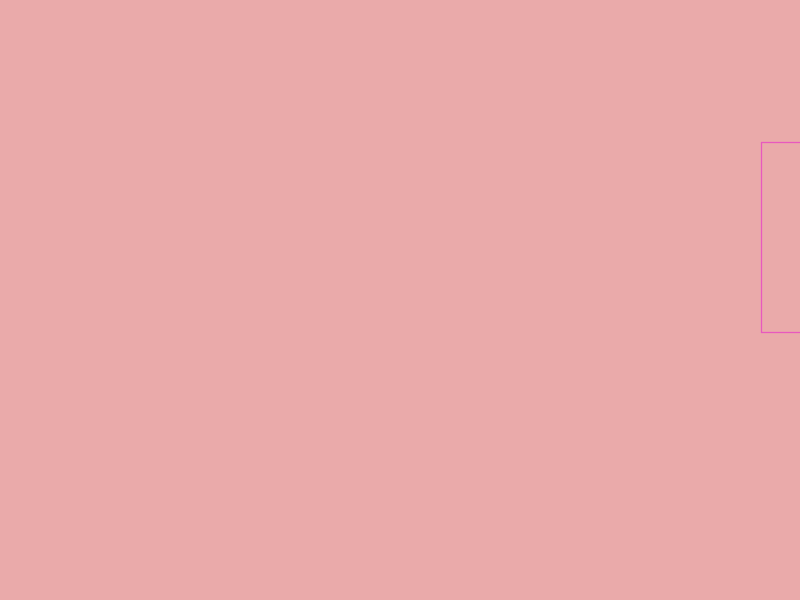
Frame 1 (no input)
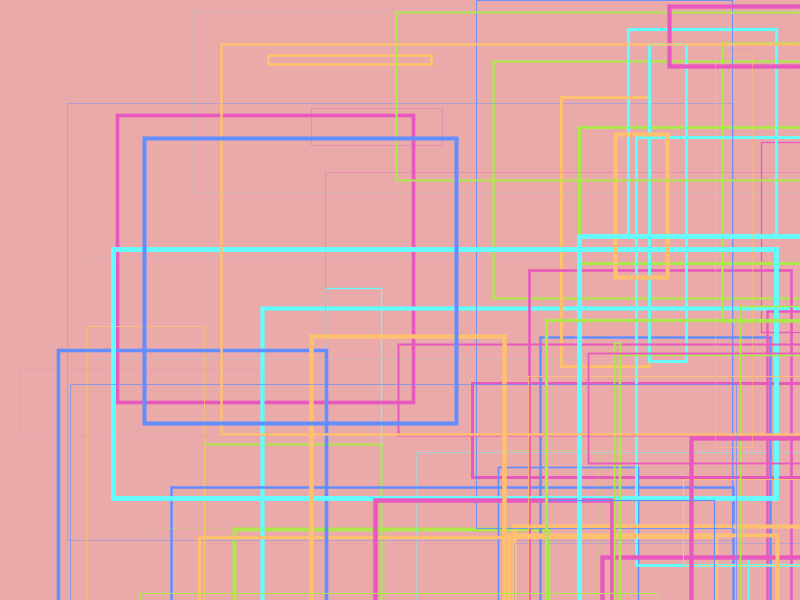
Frame 60 (the mouse pressed at the canvas centre just before this capture)
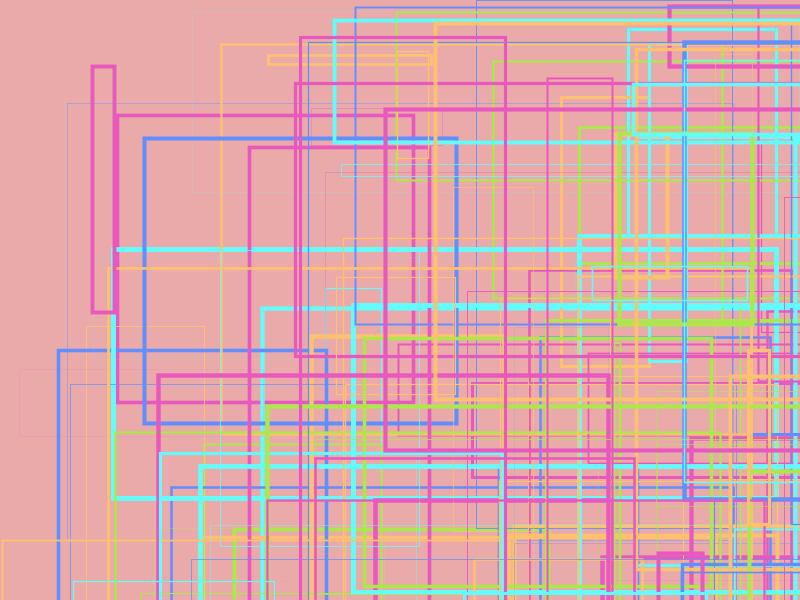
Frame 120 (the mouse held since frame 60 and released just before this capture)

The Processing sketch that drew these frames (run headless with seeded random() and noise(); from frame 60 on, the mouse is pressed at the canvas centre):

// Processing sketch: processing_109353
// ── processing_109353.pde

//Code blocks, Arrays, and Color Palettes
//Global varibles
color lightRed = #EAAAAA;
color[] palette = {#62FEFF, #ACE84B, #FFC16F, #E859BE, #628EFF};
float x;
//setup()
void setup() {
  //size and background color
  size(800, 600);
  //local variable
  background(lightRed);
}

//draw()
void draw() {
  x+=64;
  float r = random(5);
  //elements to be drawn to the canvas
  noFill();
  strokeWeight(random(5));
  stroke(palette[int(r)]);
  rect(random(width), random(height), random(width), random(height));
//e.g. [prints line of coordinates]
  /*println(x);*/
//Constrain gives a boundary
  x = constrain(height, height, width);
}
